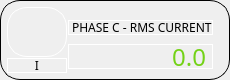
                    <widget class="QFrame" name="horizontalFrame_11">
                     <property name="minimumSize">
                      <size>
                       <width>230</width>
                       <height>80</height>
                      </size>
                     </property>
                     <property name="maximumSize">
                      <size>
                       <width>230</width>
                       <height>80</height>
                      </size>
                     </property>
                     <property name="styleSheet">
                      <string notr="true">border: 1px solid #000000;
border-radius: 20px;</string>
                     </property>
                     <layout class="QHBoxLayout" name="horizontalLayout_17">
                      <property name="spacing">
                       <number>0</number>
                      </property>
                      <property name="leftMargin">
                       <number>5</number>
                      </property>
                      <property name="topMargin">
                       <number>5</number>
                      </property>
                      <property name="rightMargin">
                       <number>5</number>
                      </property>
                      <property name="bottomMargin">
                       <number>5</number>
                      </property>
                      <item>
                       <layout class="QVBoxLayout" name="verticalLayout_32">
                        <property name="spacing">
                         <number>0</number>
                        </property>
                        <item>
                         <widget class="QLabel" name="label_38">
                          <property name="sizePolicy">
                           <sizepolicy hsizetype="Fixed" vsizetype="Fixed">
                            <horstretch>0</horstretch>
                            <verstretch>0</verstretch>
                           </sizepolicy>
                          </property>
                          <property name="minimumSize">
                           <size>
                            <width>60</width>
                            <height>50</height>
                           </size>
                          </property>
                          <property name="maximumSize">
                           <size>
                            <width>60</width>
                            <height>50</height>
                           </size>
                          </property>
                          <property name="styleSheet">
                           <string notr="true">border-color: rgb(255, 255, 255);
image: url(:/icons/I.jpg);</string>
                          </property>
                          <property name="text">
                           <string/>
                          </property>
                         </widget>
                        </item>
                        <item>
                         <widget class="QLabel" name="label_58">
                          <property name="sizePolicy">
                           <sizepolicy hsizetype="Fixed" vsizetype="Fixed">
                            <horstretch>0</horstretch>
                            <verstretch>0</verstretch>
                           </sizepolicy>
                          </property>
                          <property name="minimumSize">
                           <size>
                            <width>60</width>
                            <height>15</height>
                           </size>
                          </property>
                          <property name="maximumSize">
                           <size>
                            <width>60</width>
                            <height>15</height>
                           </size>
                          </property>
                          <property name="font">
                           <font>
                            <family>Gilroy</family>
                           </font>
                          </property>
                          <property name="styleSheet">
                           <string notr="true">border-color: rgb(255, 255, 255);</string>
                          </property>
                          <property name="text">
                           <string>I</string>
                          </property>
                          <property name="alignment">
                           <set>Qt::AlignCenter</set>
                          </property>
                         </widget>
                        </item>
                       </layout>
                      </item>
                      <item>
                       <layout class="QVBoxLayout" name="verticalLayout_33">
                        <property name="spacing">
                         <number>5</number>
                        </property>
                        <property name="topMargin">
                         <number>10</number>
                        </property>
                        <property name="rightMargin">
                         <number>10</number>
                        </property>
                        <item>
                         <widget class="QLabel" name="label_39">
                          <property name="sizePolicy">
                           <sizepolicy hsizetype="Fixed" vsizetype="Fixed">
                            <horstretch>0</horstretch>
                            <verstretch>0</verstretch>
                           </sizepolicy>
                          </property>
                          <property name="minimumSize">
                           <size>
                            <width>145</width>
                            <height>15</height>
                           </size>
                          </property>
                          <property name="maximumSize">
                           <size>
                            <width>145</width>
                            <height>15</height>
                           </size>
                          </property>
                          <property name="sizeIncrement">
                           <size>
                            <width>145</width>
                            <height>15</height>
                           </size>
                          </property>
                          <property name="baseSize">
                           <size>
                            <width>145</width>
                            <height>15</height>
                           </size>
                          </property>
                          <property name="font">
                           <font>
                            <family>Gilroy</family>
                            <pointsize>9</pointsize>
                           </font>
                          </property>
                          <property name="styleSheet">
                           <string notr="true">border-color: rgb(255, 255, 255);</string>
                          </property>
                          <property name="text">
                           <string>PHASE C - RMS CURRENT</string>
                          </property>
                         </widget>
                        </item>
                        <item>
                         <widget class="QLabel" name="rms_i_c_1">
                          <property name="sizePolicy">
                           <sizepolicy hsizetype="Preferred" vsizetype="Preferred">
                            <horstretch>0</horstretch>
                            <verstretch>0</verstretch>
                           </sizepolicy>
                          </property>
                          <property name="minimumSize">
                           <size>
                            <width>145</width>
                            <height>25</height>
                           </size>
                          </property>
                          <property name="maximumSize">
                           <size>
                            <width>145</width>
                            <height>25</height>
                           </size>
                          </property>
                          <property name="sizeIncrement">
                           <size>
                            <width>145</width>
                            <height>25</height>
                           </size>
                          </property>
                          <property name="baseSize">
                           <size>
                            <width>145</width>
                            <height>25</height>
                           </size>
                          </property>
                          <property name="font">
                           <font>
                            <family>Gilroy</family>
                            <pointsize>18</pointsize>
                           </font>
                          </property>
                          <property name="styleSheet">
                           <string notr="true">color: rgb(115, 210, 22);
border-color: rgb(255, 255, 255);</string>
                          </property>
                          <property name="text">
                           <string>0.0</string>
                          </property>
                          <property name="alignment">
                           <set>Qt::AlignRight|Qt::AlignTrailing|Qt::AlignVCenter</set>
                          </property>
                         </widget>
                        </item>
                       </layout>
                      </item>
                     </layout>
                    </widget>
